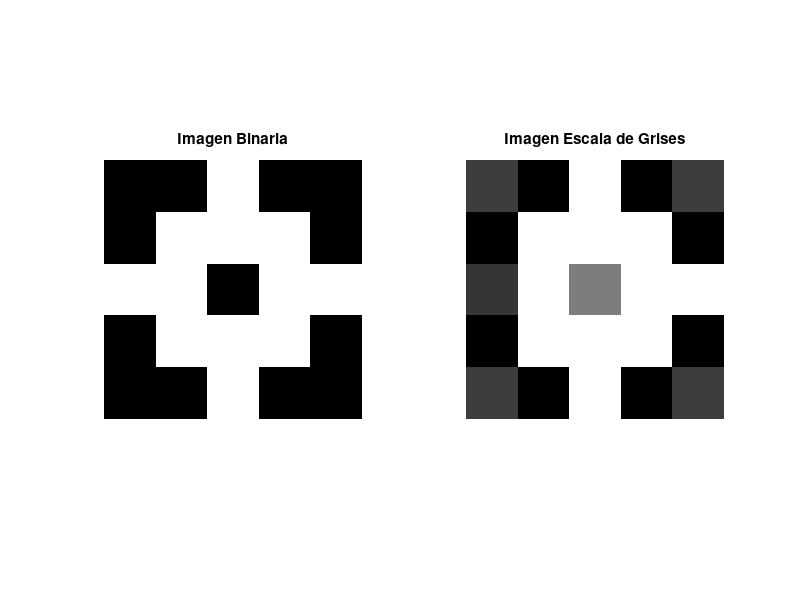

Here is the MATLAB script that generated this plot:
%Ejemplo 3
A=[0 0 255 0 0;
   0 255 255 255 0;
   255 255 0 255 255;
   0 255 255 255 0;
   0 0 255 0 0;];
A=uint8(A);
subplot(1,2,1)
imshow(A)
title('Imagen Binaria')

B=[63 0 255 0 63;
   0 255 255 255 0;
   55 255 127 255 255;
   0 255 255 255 0;
   63 0 255 0 63;];
B=uint8(B);
subplot(1,2,2)
imshow(B)
title('Imagen Escala de Grises')